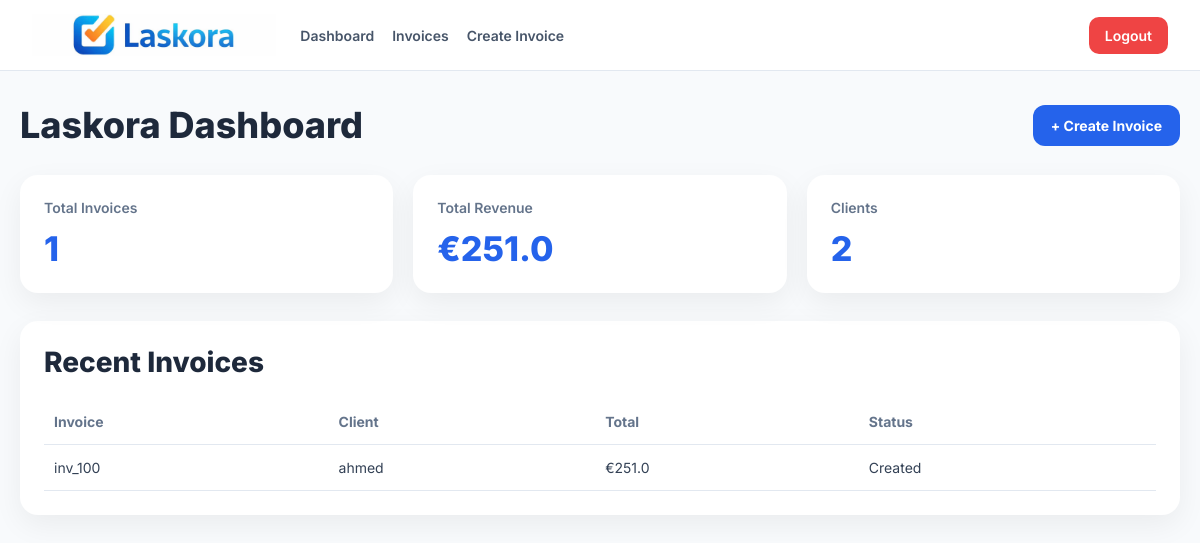
Page /dashboard/ (signed in) on the earlier database version.
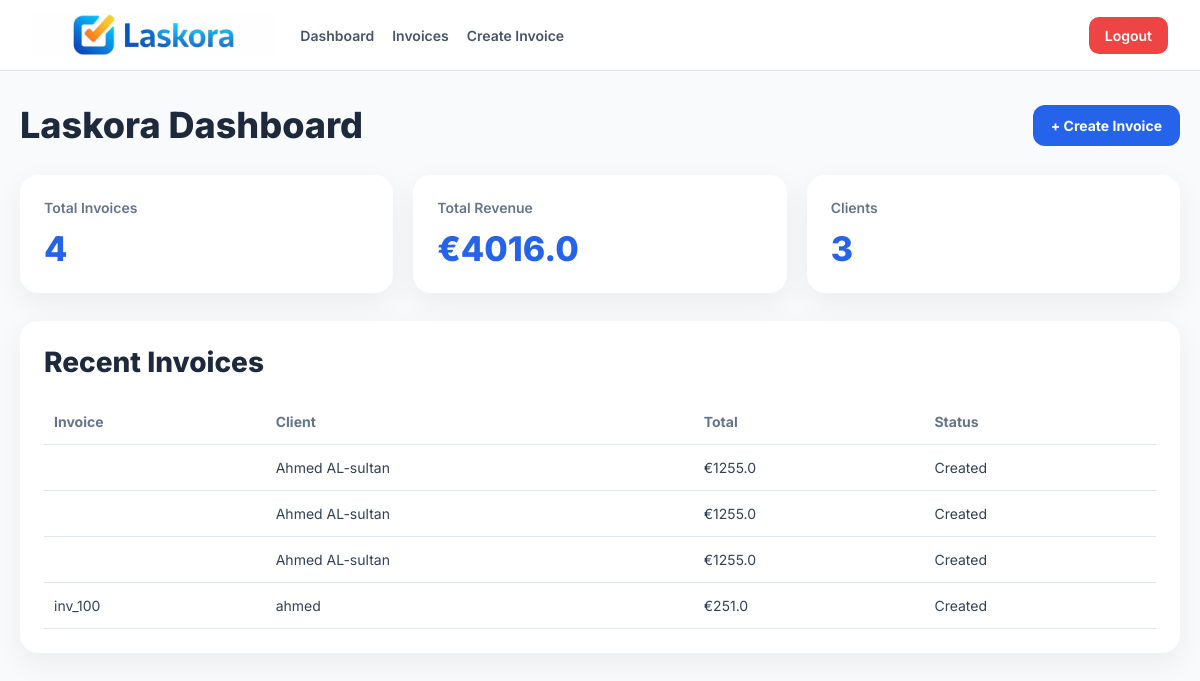
Same page on the later database version.
### billing/models.py (models this page shows, shortened)
class Invoice(models.Model):
    INVOICE_TYPE_CHOICES = [
        ("hourly", "Hourly invoice"),
        ("weekly", "Weekly invoice"),
        ("fixed", "Fixed amount invoice"),
    ]
    VAT_CHOICES = [
        (0, "0%"),
        (13.5, "13.5%"),
        (25.5, "25.5%"),
    ]
    owner = models.ForeignKey(settings.AUTH_USER_MODEL, on_delete=models.CASCADE)
    client = models.ForeignKey(Client, on_delete=models.CASCADE)
    invoice_number = models.CharField(max_length=50)
    invoice_type = models.CharField(
        max_length=20,
        choices=INVOICE_TYPE_CHOICES,
        default="hourly",
    )
    weeks_text = models.CharField(max_length=200, blank=True, null=True)
    work_hours = models.FloatField(default=0, blank=True)
    hourly_rate = models.FloatField(default=0, blank=True)
    issue_date = models.DateField()
    due_date = models.DateField()
    subtotal = models.FloatField(default=0)
    vat_rate = models.FloatField(default=25.5, choices=VAT_CHOICES)
    vat_amount = models.FloatField(default=0)
    total = models.FloatField(default=0)

class Client(models.Model):
    owner = models.ForeignKey(settings.AUTH_USER_MODEL, on_delete=models.CASCADE)
    name = models.CharField(max_length=200)
    email = models.EmailField(blank=True, null=True)
    def __str__(self):
        return self.name

### billing/views.py (the view)
# urls.py: path('dashboard/', views.dashboard, name='dashboard'),
@login_required
def dashboard(request):
    invoices = Invoice.objects.all().order_by('-id')[:5]
    clients_count = Client.objects.count()
    invoices_count = Invoice.objects.count()
    total_revenue = sum(invoice.total for invoice in Invoice.objects.all())
    context = {
        "invoices": invoices,
        "clients_count": clients_count,
        "invoices_count": invoices_count,
        "total_revenue": total_revenue,
    }
    return render(request, "billing/dashboard.html", context)

### billing/templates/billing/dashboard.html (shortened to what this page needs)
{% extends "billing/base.html" %}
{% block content %}
<div class="page-header">
    <h1 class="page-title">Laskora Dashboard</h1>
    <a href="/create-invoice/" class="create-btn">+ Create Invoice</a>
</div>
<div class="stats-grid">
    <div class="stat-card">
        <div class="stat-title">Total Invoices</div>
        <div class="stat-value">{{ invoices_count }}</div>
    </div>
    <div class="stat-card">
        <div class="stat-title">Total Revenue</div>
        <div class="stat-value">€{{ total_revenue }}</div>
    </div>
    <div class="stat-card">
        <div class="stat-title">Clients</div>
        <div class="stat-value">{{ clients_count }}</div>
    </div>
</div>
<div class="table-card">
    <h2 class="section-title">Recent Invoices</h2>
    {% if invoices %}
    <table>
        <thead>
            <tr>
                <th>Invoice</th>
                <th>Client</th>
                <th>Total</th>
                <th>Status</th>
            </tr>
        </thead>
        <tbody>
            {% for invoice in invoices %}
            <tr>
                <td>{{ invoice.invoice_number }}</td>
                <td>{{ invoice.client }}</td>
                <td>€{{ invoice.total }}</td>
                <td>Created</td>
            </tr>
            {% endfor %}
        </tbody>
    </table>
    {% else %}
        <div class="empty">No invoices yet.</div>
    {% endif %}
</div>
{% endblock %}

Differences in the rows shown:
added Invoice: client "Ahmed AL-sultan", total "1255.0"
added Invoice: client "Ahmed AL-sultan", total "1255.0"
added Invoice: client "Ahmed AL-sultan", total "1255.0"
Other differences:
{{ invoices_count }}: "1" → "4"
{{ total_revenue }}: "251.0" → "4016.0"
{{ clients_count }}: "2" → "3"
